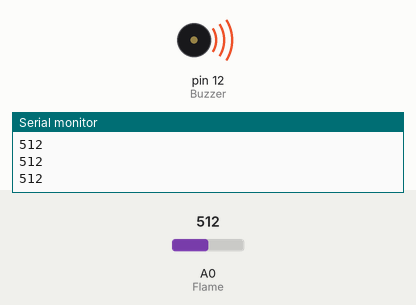
This sketch was run on a simulated Arduino Uno, built with avr-gcc and run on an emulated ATmega328P. Parts: buzzer (waves = sounding, pin HIGH), the last lines printed to the serial monitor. Inputs (shaded band) come from the test bench; at power-on: A0 (Flame) = 512.

Above: at 1.2 s.
1.3 s: A0 (Flame) set to 211
2.8 s: A0 (Flame) set to 183
At 3.9 s:
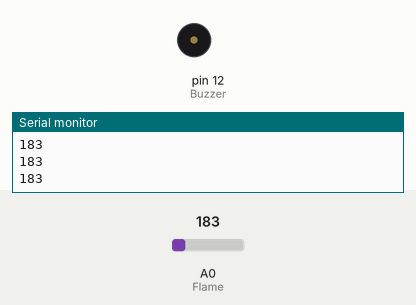
4.3 s: A0 (Flame) set to 210
At 5.2 s:
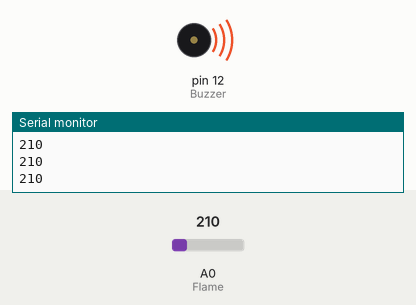
5.9 s: A0 (Flame) set to 190
At 6.5 s:
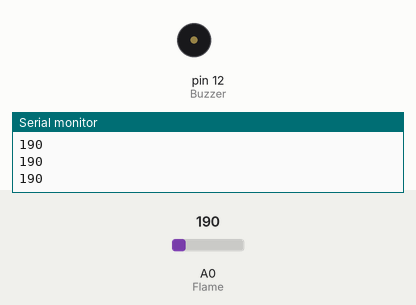
Timing chart, 0 to 8.5 s (numbered marks = the images above; inputs shaded):
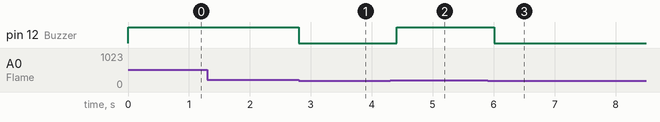

Measured:
- the behaviour switches between 200 and 199 on A0 (Flame) (found by bisection; images 0 and 1)
- after the input at 2.8 s, pin 12 (Buzzer): HIGH → LOW at once
- after the input at 4.3 s, pin 12 (Buzzer): LOW → HIGH after 0.11 s
- after the input at 5.9 s, pin 12 (Buzzer): HIGH → LOW after 0.11 s

The sketch:

flame_sersor.ino
```cpp
int Flame=A0;     //定义火焰接口为模拟0接口
int Buzzer=12;    //定义蜂鸣器接口为数字12接口
int val=0;        //定义数字变量val
int Sensor_threshold = 200; //传感器阀值为200,可自行调节
void setup()
{
  pinMode(Buzzer,OUTPUT); //定义蜂鸣器为输出接口
  Serial.begin(9600);    //设定波特率为9600
}
void loop()
{
  val=analogRead(Flame);//读取火焰传感器的模拟值
  Serial.println(val); //输出模拟值，并将其打印出来
  if(val>=Sensor_threshold)          //当模拟值大于阀值时蜂鸣器鸣响
  {
    digitalWrite(Buzzer,HIGH);
  } else
  {
    digitalWrite(Buzzer,LOW);
  }
  delay(200);
 }
```
